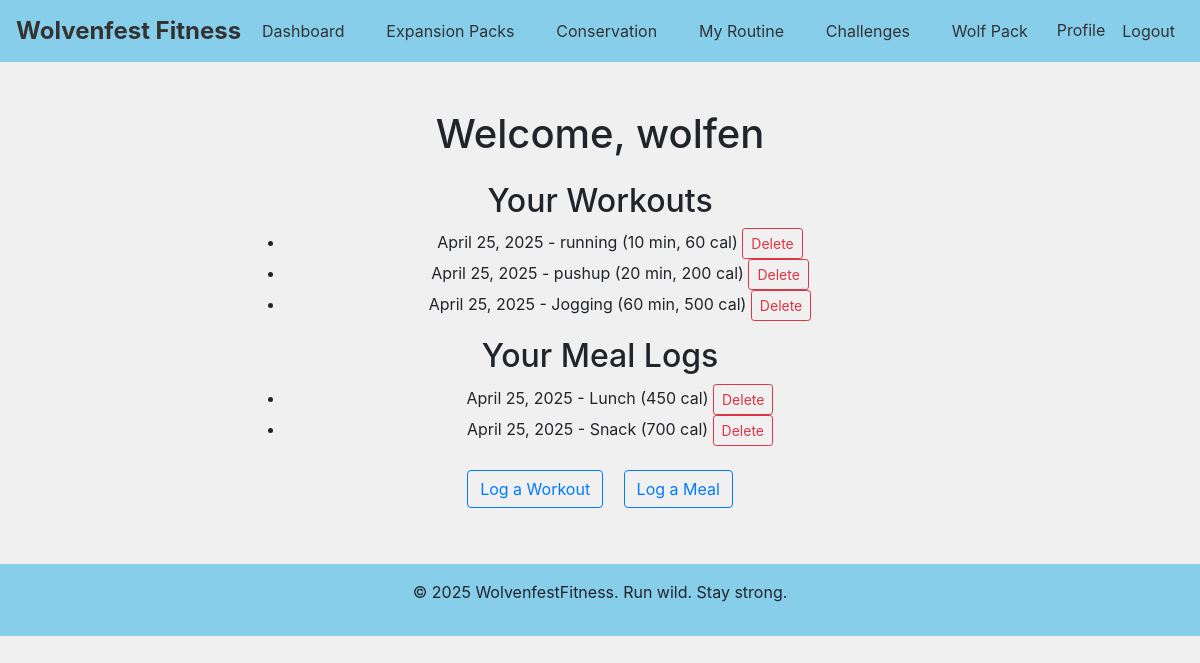
Page /dashboard/ (signed in) on the earlier database version.
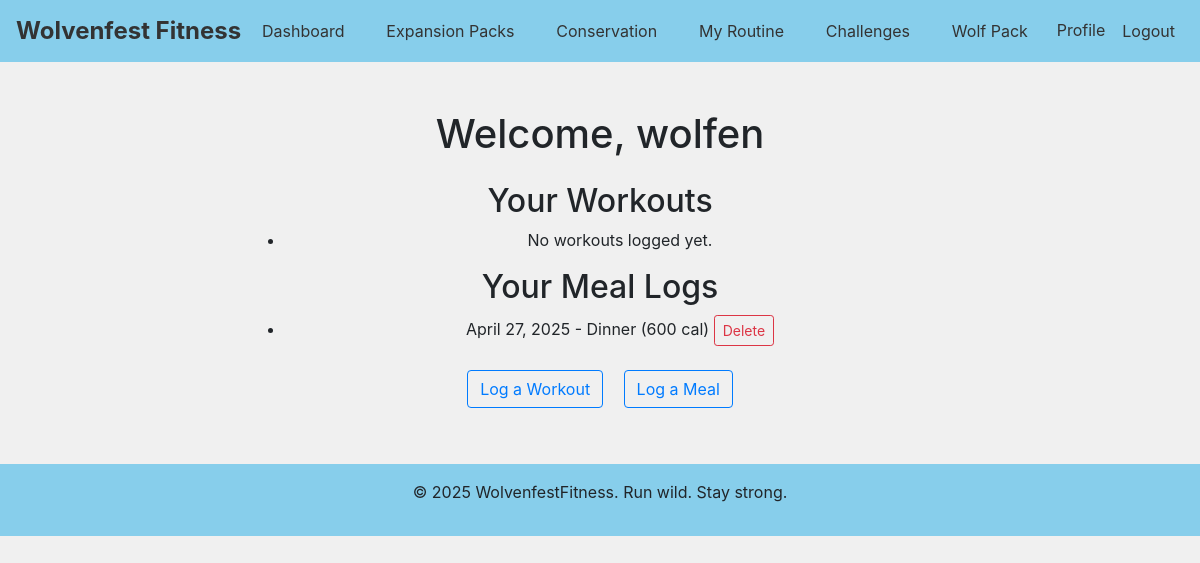
Same page on the later database version.
### my_app/models.py (models this page shows, shortened)
class Workout(models.Model):
    user = models.ForeignKey(User, on_delete=models.CASCADE)
    date = models.DateField(auto_now_add=True)
    workout_type = models.CharField(max_length=100, help_text="E.g., Running, Weight Training")
    duration = models.PositiveIntegerField(help_text="Duration in minutes")
    sets = models.PositiveIntegerField(null=True, blank=True, help_text="Number of sets (if applicable)")
    reps = models.PositiveIntegerField(null=True, blank=True, help_text="Reps per set (if applicable)")
    calories_burned = models.PositiveIntegerField(help_text="Estimated calories burned")

class MealLog(models.Model):
    user = models.ForeignKey(User, on_delete=models.CASCADE)
    date = models.DateField(auto_now_add=True)
    meal_name = models.CharField(max_length=100, help_text="Name of the meal (e.g., Grilled Chicken Salad)", default="Default Meal")
    meal_type = models.CharField(
        max_length=50,
        choices=[ # Choices for meal type
            ('Breakfast', 'Breakfast'),
            ('Lunch', 'Lunch'),
            ('Dinner', 'Dinner'),
            ('Snack', 'Snack')
        ],
        help_text="Type of meal"
    )
    quantity = models.CharField(max_length=100, help_text="e.g., 1 bowl, 200g", default="1 serving")
    calories = models.PositiveIntegerField(help_text="Total calorie intake")

### my_app/views.py (the view)
# urls.py: path('dashboard/', views.dashboard, name='dashboard'),
@login_required
def dashboard(request):
    meals = MealLog.objects.filter(user=request.user)
    workouts = Workout.objects.filter(user=request.user)
    return render(request, "dashboard.html", {'meals': meals, 'workouts': workouts})

### templates/dashboard.html
{% extends "base.html" %}
{% block content %}
<div class="container mt-5">
    <div class="row justify-content-center">
        <div class="col-md-8 text-center">
            <h1 class="text-center mb-4">Welcome, {{ user.username }}</h1>
            <h2>Your Workouts</h2>
            <ul>
                {% for workout in workouts %}
                    <li>
                        {{ workout.date }} - {{ workout.workout_type }} ({{ workout.duration }} min, {{ workout.calories_burned }} cal)
                        <a href="{% url 'delete_workout' workout.id %}" class="btn btn-outline-danger btn-sm">Delete</a>
                    </li>
                {% empty %}
                    <li>No workouts logged yet.</li>
                {% endfor %}
            </ul>
            <h2>Your Meal Logs</h2>
            <ul>
                {% for meal in meals %}
                    <li>
                        {{ meal.date }} - {{ meal.meal_type }} ({{ meal.calories }} cal)
                        <a href="{% url 'delete_meal' meal.id %}" class="btn btn-outline-danger btn-sm">Delete</a>
                    </li>
                {% empty %}
                    <li>No meals logged yet.</li>
                {% endfor %}
            </ul>
            <div class="text-center mt-3">
                <a href="{% url 'log_workout' %}" class="btn btn-outline-primary m-2">Log a Workout</a>
                <a href="{% url 'log_meal' %}" class="btn btn-outline-primary m-2">Log a Meal</a>
            </div>
        </div>
    </div>
</div>
{% endblock %}

### templates/base.html (shortened to what this page needs)
<!DOCTYPE html>
<html lang="en">
<head>
    <link href="https://maxcdn.bootstrapcdn.com/bootstrap/4.5.2/css/bootstrap.min.css" rel="stylesheet">
    {% load static %}
    <link rel="stylesheet" href="{% static 'css/styles.css' %}" />
</head>
<body>
    <nav class="navbar navbar-expand-lg navbar-wolf">
        <a class="navbar-brand wolf-brand mx-auto" href="{% if user.is_authenticated %}/dashboard/{% else %}/{% endif %}">Wolvenfest Fitness</a>
        <div class="collapse navbar-collapse justify-content-center" id="navbarNav">
            <ul class="navbar-nav w-100">
                {% if user.is_authenticated %}
                    <li class="nav-item text-center flex-fill">
                        <a class="nav-link" href="/dashboard/">Dashboard</a>
                    </li>
                {% else %}
                    <li class="nav-item text-center flex-fill">
                        <a class="nav-link" href="/">Home</a>
                    </li>
                {% endif %}
                <li class="nav-item text-center flex-fill">
                    <a class="nav-link" href="{% url 'pricing' %}">Expansion Packs</a>
                </li>
                <li class="nav-item text-center flex-fill">
                    <a class="nav-link" href="{% url 'conservation' %}">Conservation</a>
                </li>
                {% if user.is_authenticated %}
                    <li class="nav-item text-center flex-fill">
                        <a class="nav-link" href="{% url 'routine' %}">My Routine</a>
                    </li>
                    <li class="nav-item text-center flex-fill">
                        <a class="nav-link" href="{% url 'challenges_and_badges' %}">Challenges</a>
                    </li>
                    <li class="nav-item text-center flex-fill">
                        <a class="nav-link" href="{% url 'group_main' %}">Wolf Pack</a>
                    </li>
                {% endif %}
            </ul>
            <ul class="navbar-nav text-center">
                {% if user.is_authenticated %}
                    <li class="nav-item"><a class="nav-link" href="/profile/">Profile</a></li>
                    <form method="post" action="{% url 'logout' %}" style="display: inline;">
                        <button type="submit" class="btn btn-link nav-link">Logout</button>
                    </form>
                {% else %}
                    <li class="nav-item"><a class="nav-link" href="/login/">Login</a></li>
                    <li class="nav-item"><a class="nav-link" href="/register/">Register</a></li>
                {% endif %}
            </ul>
        </div>
    </nav>
    <div class="container mt-4">
        {% block content %}{% endblock %}
    </div>
    <footer class="text-center mt-5 p-3" style="background-color: #87ceeb;">
        <p>&copy; 2025 WolvenfestFitness. Run wild. Stay strong.</p>
    </footer>
</body>
</html>

### static/css/styles.css (style rules this page uses)
body { background-color: #f0f0f0; }
.navbar-wolf { background-color: #87ceeb; }
.wolf-brand { font-weight: bold; font-size: 1.5rem; color: #333; }
.nav-link { color: #333 !important; }

Differences in the rows shown:
removed Workout: date "April 25, 2025", workout_type "running", duration "10", calories_burned "60"
removed Workout: date "April 25, 2025", workout_type "pushup", duration "20", calories_burned "200"
removed Workout: date "April 25, 2025", workout_type "Jogging", duration "60", calories_burned "500"
removed MealLog: date "April 25, 2025", meal_type "Lunch", calories "450"
removed MealLog: date "April 25, 2025", meal_type "Snack", calories "700"
added MealLog: date "April 27, 2025", meal_type "Dinner", calories "600"
Other differences:
text now shown: "No workouts logged yet."
